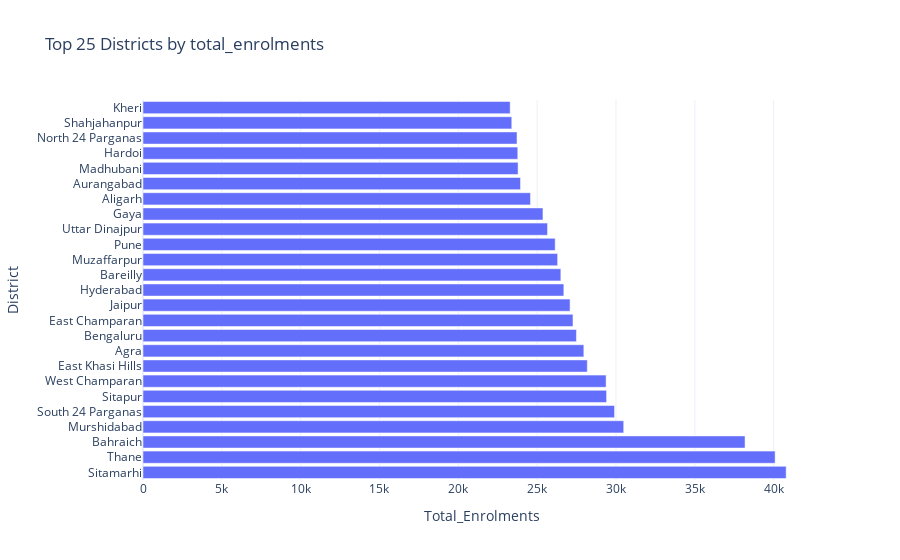

Source (notebook cell):
### Code cell
# Top districts by enrollment
if enrolment_df is not None:
    fig = viz.plot_top_districts(enrolment_df, 'district', 'total_enrolments', top_n=25)
    fig.show()

### Figure 1 — Plotly figure (JSON) as saved in the notebook; plotly's stock layout.template omitted (floating-point values rounded to 4 significant figures)
{"data": [{"hovertemplate": "Total_Enrolments=%{x}<br>District=%{y}<extra></extra>", "legendgroup": "", "marker": {"color": "#636efa", "pattern": {"shape": ""}}, "name": "", "orientation": "h", "showlegend": false, "textposition": "auto", "type": "bar", "x": [40793, 40094, 38186, 30490, 29907, 29405, 29373, 28180, 27961, 27491, 27272, 27088, 26692, 26503, 26299, 26143, 25659, 25368, 24576, 23944, 23790, 23771, 23723, 23390, 23288], "xaxis": "x", "y": ["Sitamarhi", "Thane", "Bahraich", "Murshidabad", "South 24 Parganas", "Sitapur", "West Champaran", "East Khasi Hills", "Agra", "Bengaluru", "East Champaran", "Jaipur", "Hyderabad", "Bareilly", "Muzaffarpur", "Pune", "Uttar Dinajpur", "Gaya", "Aligarh", "Aurangabad", "Madhubani", "Hardoi", "North 24 Parganas", "Shahjahanpur", "Kheri"], "yaxis": "y"}], "layout": {"barmode": "relative", "legend": {"tracegroupgap": 0}, "title": {"text": "Top 25 Districts by total_enrolments"}, "xaxis": {"anchor": "y", "domain": [0, 1], "title": {"text": "Total_Enrolments"}}, "yaxis": {"anchor": "x", "domain": [0, 1], "title": {"text": "District"}}}}
